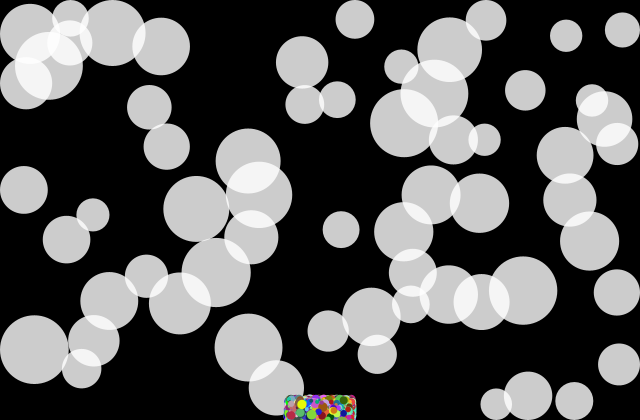
Frame 1 (no input)
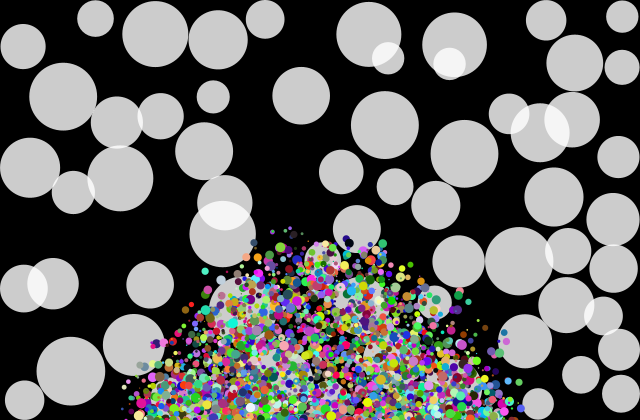
Frame 60 (the mouse pressed at the canvas centre just before this capture)
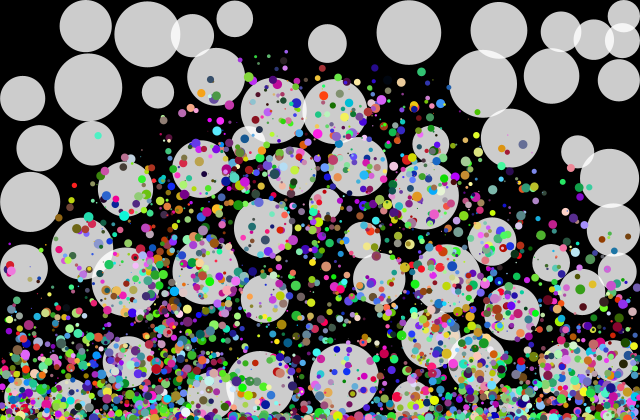
Frame 120 (the mouse held since frame 60 and released just before this capture)

The Processing sketch that drew these frames (run headless with seeded random() and noise(); from frame 60 on, the mouse is pressed at the canvas centre):

// Processing sketch: processing_71772
// ── processing_71772.pde

int numBalls = 62;
float spring = 0.25;
float gravity = 0.003;
float friction = -0.4;
Ball[] balls = new Ball[numBalls];
int ballCount = 7000;
int ballSize = 10;
int ballSpeed = 3;
float[]xspeed = new float[ballCount];
float[]yspeed = new float[ballCount];
float[]xpos = new float[ballCount];
float[]ypos = new float[ballCount];
float[]wdth = new float[ballCount];
float[]ht = new float[ballCount];
int[]colors = new int[ballCount];


void setup() 
{
  size(640, 420);
  noStroke();
  for (int i = 0; i < numBalls; i++) {
    balls[i] = new Ball(random(width), random(height), random(30, 70), i, balls);
for (int p = 0; p < ballCount; p++) {
    xspeed[p] = random(1, ballSpeed);
    yspeed[p] = random(-ballSpeed, ballSpeed);
    wdth[p] = random(1, ballSize);
    ht[p] = wdth[p];
    xpos[p] = width/2+random(-width/20, width/20);
    ypos[p] = height+random(-height/20, height/20);
    colors[p] = color(random(255), random(255), random(255));
    fill(colors[p]);
  }  
  //{ ellipse(mouseX,mouseY,59,59);
}
}

void draw() 
{
  background(0);
  {
   // strokeWeight(10);
   // stroke(26,255,0,10);
   // line(random(height),random(width),0,320);
  }
  for (int i = 0; i < numBalls; i++) {
    balls[i].collide();
    balls[i].move();
    balls[i].display();  
  }
  for (int p = 0; p < ballCount; p++) {
    fill(colors[p]);
    ellipse(xpos[p], ypos[p], wdth[p], ht[p]);
    xpos[p]+=sin(p)*xspeed[p];
    ypos[p]+=cos(p)*yspeed[p];
  
    if (xpos[p]+wdth[p]/2>=width || xpos[p]<=wdth[p]/2) {
      xspeed[p]*=-1;
    }
    if (ypos[p]+ht[p]/2>=height || ypos[p]<=ht[p]/2) {
      yspeed[p]*=-1;
    }
  }
  
  
}

class Ball {
  float x, y;
  float diameter;
  float vx = 0;
  float vy = 0;
  int id;
  Ball[] others;
 
  Ball(float xin, float yin, float din, int idin, Ball[] oin) {
    x = xin;
    y = yin;
    diameter = din;
    id = idin;
    others = oin;
  } 
  
  void collide() {
    for (int i = id + 1; i < numBalls; i++) {
      float dx = others[i].x - x;
      float dy = others[i].y - y;
      float distance = sqrt(dx*dx + dy*dy);
      float minDist = others[i].diameter/2 + diameter/2;
      if (distance < minDist) { 
        float angle = atan2(dy, dx);
        float targetX = x + cos(angle) * minDist;
        float targetY = y + sin(angle) * minDist;
        float ax = (targetX - others[i].x) * spring;
        float ay = (targetY - others[i].y) * spring;
        vx -= ax;
        vy -= ay;
        others[i].vx += ax;
        others[i].vy += ay;
      }
    }   
  }
  
  void move() {
    vy += gravity;
    x += vx;
    y += vy;
    if (x + diameter/2 > width) {
      x = width - diameter/2;
      vx *= friction; 
    }
    else if (x - diameter/2 < 0) {
      x = diameter/2;
      vx *= friction;
    }
    if (y + diameter/2 > height) {
      y = height - diameter/2;
      vy *= friction; 
    } 
    else if (y - diameter/2 < 0) {
      y = diameter/2;
      vy *= friction;
    }
  }
  
  void display() {
    fill(255, 204);
    ellipse(x, y, diameter, diameter);
  }
}
